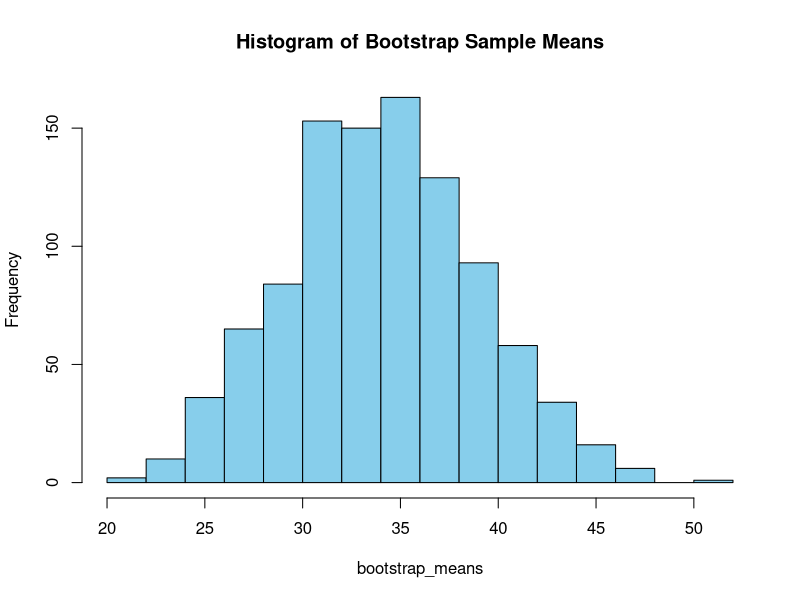

The R script that drew this image:
# Original sample data
ants <- c(43, 59, 22, 25, 36, 47, 19, 21)

# Set seed for reproducibility
set.seed(1)

# Number of bootstrap samples
num_samples <- 1000

# Empty vector to store means of bootstrap samples
bootstrap_means <- numeric(num_samples)

# Generate bootstrap samples and calculate means
for (i in 1:num_samples) {
  bootstrap_sample <- sample(ants, size = length(ants), replace = TRUE)
  bootstrap_means[i] <- mean(bootstrap_sample)
}

# Plot histogram of bootstrap sample means
hist(bootstrap_means, breaks = 20, col = "skyblue", main = "Histogram of Bootstrap Sample Means")

